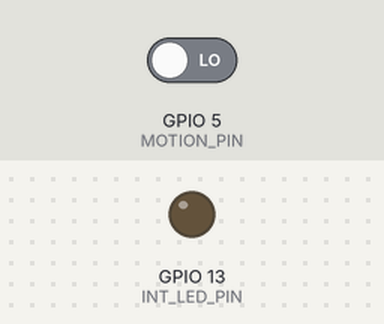
The sketch below on a simulated ESP8266 (NodeMCU). On the bench: output pins drawn as LEDs (lit = HIGH). Inputs (shaded band) come from the test bench; at power-on: GPIO 5 (MOTION_PIN) LOW. WiFi joins after 1.5 s; servers stay silent unless stated; uploads are accepted with an empty reply; what the sketch prints to the serial monitor is not drawn.

Above: at 2.9 s.
3.0 s: GPIO 5 (MOTION_PIN) driven HIGH
At 4.6 s:
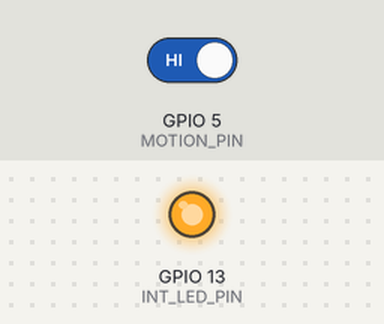
4.9 s: GPIO 5 (MOTION_PIN) driven LOW
At 5.8 s:
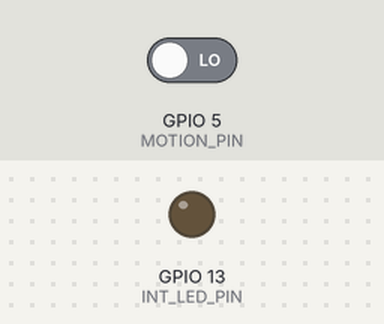
Timing chart, 0 to 7.9 s (numbered marks = the images above; inputs shaded):
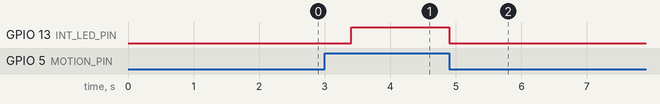

Measured:
- after the input at 3.0 s, GPIO 13 (INT_LED_PIN): LOW → HIGH after 0.40 s
- after the input at 4.9 s, GPIO 13 (INT_LED_PIN): HIGH → LOW at once

The sketch:

arduino.ino
```cpp
#include <ESP8266HTTPClient.h>
#include <ESP8266WiFi.h>

#define MOTION_PIN 5
#define BUZZER_PIN 4
#define INT_LED_PIN 13

const char networkPassword[] = "ISKON2738000796";
const char networkName[]     = "ISKONOVAC-487409";

const String serverName = "192.168.5.14";
const unsigned int port = 80;

const unsigned int DEVICE_ID = 5;
const String DEVICE_NAME = "IOT-ALARM-1";

const int buzzer    = BUZZER_PIN;
const int mDetector = MOTION_PIN;
const int LED       = INT_LED_PIN;

int motionValue = LOW;

bool motionDetected = false;
bool buzzOnMotion   = true;

WiFiClient client;

void setup() {
  pinMode(MOTION_PIN, INPUT);

  pinMode(BUZZER_PIN, OUTPUT);
  pinMode(INT_LED_PIN, OUTPUT);

  Serial.begin(57600);

  connectToWiFi();
}

void connectToWiFi()
{
  WiFi.begin(networkName, networkPassword);

  while (WiFi.status() != WL_CONNECTED) {
    delay(500);
    Serial.print(".");
  }

  Serial.println();

  Serial.print("Connected, IP address: ");
  Serial.println(WiFi.localIP());

  if (client.connect(serverName, 80)) {
    Serial.println("Connected to the server");
  } else {
    Serial.println("Could not connect to the server");
  }
}

void sendAlert()
{
  if (WiFi.status() == WL_CONNECTED) {
    //Serial.println("Sending alert to server...");

    HTTPClient http;

    http.begin("http://" + serverName + "/php/api/add_alert.php");
    http.addHeader("Content-Type", "application/x-www-form-urlencoded");

    int httpCode = http.POST("alarm_id=" + String(DEVICE_ID) + "&alarm_name=" + DEVICE_NAME);
    String payload = http.getString();

    http.end();

  } else {
    Serial.println("Server is not available.");
  }
}

bool GetIfUsingSound()
{
  if (WiFi.status() == WL_CONNECTED) {
    HTTPClient http;

    http.begin("http://" + serverName + "/php/api/alarm_ring.php");

    int httpCode = http.GET();
    String payload = http.getString();

    http.end();

    return payload == "1";

  } else {
    Serial.println("Server is not available.");

    return false;
  }
}

void loop() {
  motionValue = digitalRead(mDetector);

  if (motionValue == HIGH) {
    if (motionDetected == false) {
      motionDetected = true;
      buzzOnMotion = GetIfUsingSound();
      sendAlert();

      Serial.println("Motion started!");
    }
  } else {
    if (motionDetected == true) {
      motionDetected = false;

      Serial.println("Motion ended!");
    }
  }

  if (motionDetected) {
    digitalWrite(LED, HIGH);
    if (buzzOnMotion) {
      tone(buzzer, 500);
    }
  } else {
    digitalWrite(LED, LOW);
    noTone(buzzer);
  }
}
```
